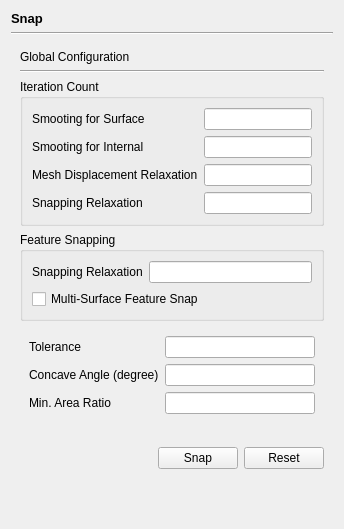
             <widget class="QWidget" name="snapPage">
              <layout class="QVBoxLayout" name="verticalLayout_16">
               <item>
                <widget class="QLabel" name="label_19">
                 <property name="font">
                  <font>
                   <pointsize>10</pointsize>
                   <bold>true</bold>
                  </font>
                 </property>
                 <property name="text">
                  <string>Snap</string>
                 </property>
                </widget>
               </item>
               <item>
                <widget class="Line" name="line_7">
                 <property name="orientation">
                  <enum>Qt::Horizontal</enum>
                 </property>
                </widget>
               </item>
               <item>
                <widget class="QWidget" name="snapContents" native="true">
                 <layout class="QVBoxLayout" name="verticalLayout_14">
                  <item>
                   <widget class="QLabel" name="label_20">
                    <property name="text">
                     <string>Global Configuration</string>
                    </property>
                   </widget>
                  </item>
                  <item>
                   <widget class="Line" name="line_8">
                    <property name="orientation">
                     <enum>Qt::Horizontal</enum>
                    </property>
                   </widget>
                  </item>
                  <item>
                   <widget class="QGroupBox" name="groupBox_3">
                    <property name="title">
                     <string>Iteration Count</string>
                    </property>
                    <layout class="QFormLayout" name="formLayout_4">
                     <item row="0" column="0">
                      <widget class="QLabel" name="label_21">
                       <property name="text">
                        <string>Smooting for Surface</string>
                       </property>
                      </widget>
                     </item>
                     <item row="0" column="1">
                      <widget class="QLineEdit" name="smootingForSurface"/>
                     </item>
                     <item row="1" column="0">
                      <widget class="QLabel" name="label_22">
                       <property name="text">
                        <string>Smooting for Internal</string>
                       </property>
                      </widget>
                     </item>
                     <item row="1" column="1">
                      <widget class="QLineEdit" name="smootingForInternal"/>
                     </item>
                     <item row="2" column="0">
                      <widget class="QLabel" name="label_23">
                       <property name="text">
                        <string>Mesh Displacement Relaxation</string>
                       </property>
                      </widget>
                     </item>
                     <item row="2" column="1">
                      <widget class="QLineEdit" name="meshDisplacementRelaxation"/>
                     </item>
                     <item row="3" column="0">
                      <widget class="QLabel" name="label_24">
                       <property name="text">
                        <string>Snapping Relaxation</string>
                       </property>
                      </widget>
                     </item>
                     <item row="3" column="1">
                      <widget class="QLineEdit" name="globalSnappingRelaxation"/>
                     </item>
                    </layout>
                   </widget>
                  </item>
                  <item>
                   <widget class="QGroupBox" name="groupBox_4">
                    <property name="title">
                     <string>Feature Snapping</string>
                    </property>
                    <layout class="QVBoxLayout" name="verticalLayout_15">
                     <item>
                      <widget class="QWidget" name="widget_18" native="true">
                       <layout class="QFormLayout" name="formLayout_5">
                        <property name="leftMargin">
                         <number>0</number>
                        </property>
                        <property name="topMargin">
                         <number>0</number>
                        </property>
                        <property name="rightMargin">
                         <number>0</number>
                        </property>
                        <property name="bottomMargin">
                         <number>0</number>
                        </property>
                        <item row="0" column="0">
                         <widget class="QLabel" name="label_25">
                          <property name="text">
                           <string>Snapping Relaxation</string>
                          </property>
                         </widget>
                        </item>
                        <item row="0" column="1">
                         <widget class="QLineEdit" name="featureSnappingRelaxation"/>
                        </item>
                       </layout>
                      </widget>
                     </item>
                     <item>
                      <widget class="QCheckBox" name="multiSurfaceFeatureSnap">
                       <property name="text">
                        <string>Multi-Surface Feature Snap</string>
                       </property>
                      </widget>
                     </item>
                    </layout>
                   </widget>
                  </item>
                  <item>
                   <widget class="QWidget" name="widget_19" native="true">
                    <layout class="QFormLayout" name="formLayout_6">
                     <item row="0" column="0">
                      <widget class="QLabel" name="label_26">
                       <property name="text">
                        <string>Tolerance</string>
                       </property>
                      </widget>
                     </item>
                     <item row="0" column="1">
                      <widget class="QLineEdit" name="tolerance"/>
                     </item>
                     <item row="1" column="0">
                      <widget class="QLabel" name="label_27">
                       <property name="text">
                        <string>Concave Angle (degree)</string>
                       </property>
                      </widget>
                     </item>
                     <item row="1" column="1">
                      <widget class="QLineEdit" name="concaveAngle"/>
                     </item>
                     <item row="2" column="0">
                      <widget class="QLabel" name="label_28">
                       <property name="text">
                        <string>Min. Area Ratio</string>
                       </property>
                      </widget>
                     </item>
                     <item row="2" column="1">
                      <widget class="QLineEdit" name="minAreaRatio"/>
                     </item>
                    </layout>
                   </widget>
                  </item>
                 </layout>
                </widget>
               </item>
               <item>
                <widget class="QWidget" name="widget_16" native="true">
                 <layout class="QHBoxLayout" name="horizontalLayout_10">
                  <item>
                   <spacer name="horizontalSpacer_7">
                    <property name="orientation">
                     <enum>Qt::Horizontal</enum>
                    </property>
                    <property name="sizeHint" stdset="0">
                     <size>
                      <width>0</width>
                      <height>20</height>
                     </size>
                    </property>
                   </spacer>
                  </item>
                  <item>
                   <widget class="QPushButton" name="snap">
                    <property name="text">
                     <string>Snap</string>
                    </property>
                   </widget>
                  </item>
                  <item>
                   <widget class="QPushButton" name="snapReset">
                    <property name="text">
                     <string>Reset</string>
                    </property>
                   </widget>
                  </item>
                 </layout>
                </widget>
               </item>
               <item>
                <spacer name="verticalSpacer_2">
                 <property name="orientation">
                  <enum>Qt::Vertical</enum>
                 </property>
                 <property name="sizeHint" stdset="0">
                  <size>
                   <width>20</width>
                   <height>40</height>
                  </size>
                 </property>
                </spacer>
               </item>
              </layout>
             </widget>
